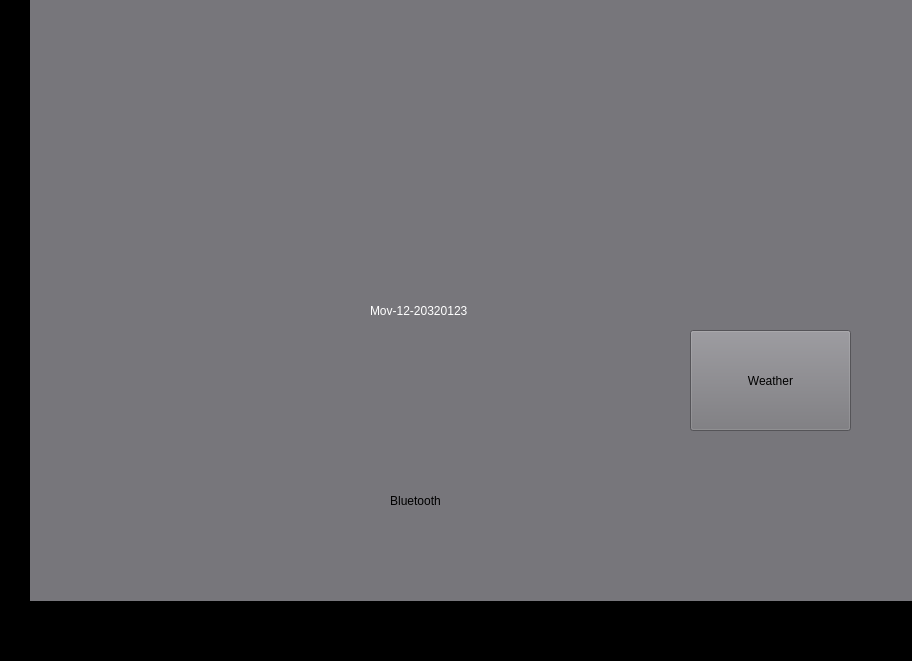
<?xml version="1.0" encoding="UTF-8"?>
<ui version="4.0">
 <class>MainWindow</class>
 <widget class="QMainWindow" name="MainWindow">
  <property name="geometry">
   <rect>
    <x>0</x>
    <y>0</y>
    <width>912</width>
    <height>661</height>
   </rect>
  </property>
  <property name="windowTitle">
   <string>MainWindow</string>
  </property>
  <property name="styleSheet">
   <string notr="true">background-color: rgb(0, 0, 0);</string>
  </property>
  <widget class="QWidget" name="centralwidget">
   <widget class="QStackedWidget" name="FirstStack">
    <property name="geometry">
     <rect>
      <x>30</x>
      <y>-20</y>
      <width>891</width>
      <height>621</height>
     </rect>
    </property>
    <property name="minimumSize">
     <size>
      <width>291</width>
      <height>211</height>
     </size>
    </property>
    <property name="maximumSize">
     <size>
      <width>891</width>
      <height>621</height>
     </size>
    </property>
    <property name="font">
     <font>
      <pointsize>32</pointsize>
     </font>
    </property>
    <property name="tabletTracking">
     <bool>true</bool>
    </property>
    <property name="autoFillBackground">
     <bool>false</bool>
    </property>
    <property name="styleSheet">
     <string notr="true">background-color: rgb(119, 118, 123);</string>
    </property>
    <property name="currentIndex">
     <number>0</number>
    </property>
    <widget class="QWidget" name="MainButtons">
     <widget class="QPushButton" name="Prayer_Button">
      <property name="geometry">
       <rect>
        <x>210</x>
        <y>480</y>
        <width>91</width>
        <height>91</height>
       </rect>
      </property>
      <property name="focusPolicy">
       <enum>Qt::NoFocus</enum>
      </property>
      <property name="contextMenuPolicy">
       <enum>Qt::NoContextMenu</enum>
      </property>
      <property name="acceptDrops">
       <bool>true</bool>
      </property>
      <property name="toolTip">
       <string notr="true"/>
      </property>
      <property name="statusTip">
       <string notr="true"/>
      </property>
      <property name="whatsThis">
       <string notr="true"/>
      </property>
      <property name="styleSheet">
       <string notr="true">image: url(:/icons/prayer.png);</string>
      </property>
      <property name="text">
       <string/>
      </property>
      <property name="flat">
       <bool>true</bool>
      </property>
     </widget>
     <widget class="QPushButton" name="Camera_Button">
      <property name="geometry">
       <rect>
        <x>80</x>
        <y>480</y>
        <width>91</width>
        <height>91</height>
       </rect>
      </property>
      <property name="focusPolicy">
       <enum>Qt::NoFocus</enum>
      </property>
      <property name="styleSheet">
       <string notr="true">image: url(:/icons/camera.png);</string>
      </property>
      <property name="text">
       <string/>
      </property>
      <property name="flat">
       <bool>true</bool>
      </property>
     </widget>
     <widget class="QLabel" name="DateTime">
      <property name="geometry">
       <rect>
        <x>340</x>
        <y>300</y>
        <width>241</width>
        <height>61</height>
       </rect>
      </property>
      <property name="styleSheet">
       <string notr="true">color: rgb(255, 255, 255);</string>
      </property>
      <property name="text">
       <string>Mov-12-20320123</string>
      </property>
     </widget>
     <widget class="QLabel" name="Digital_Clock">
      <property name="geometry">
       <rect>
        <x>130</x>
        <y>110</y>
        <width>661</width>
        <height>171</height>
       </rect>
      </property>
      <property name="font">
       <font>
        <pointsize>96</pointsize>
       </font>
      </property>
      <property name="styleSheet">
       <string notr="true">color: rgb(255, 255, 255);</string>
      </property>
      <property name="text">
       <string/>
      </property>
     </widget>
     <widget class="QPushButton" name="Weather_Button">
      <property name="geometry">
       <rect>
        <x>660</x>
        <y>350</y>
        <width>161</width>
        <height>101</height>
       </rect>
      </property>
      <property name="text">
       <string>Weather</string>
      </property>
     </widget>
     <widget class="QPushButton" name="Bluetooth_Button">
      <property name="enabled">
       <bool>true</bool>
      </property>
      <property name="geometry">
       <rect>
        <x>340</x>
        <y>480</y>
        <width>91</width>
        <height>81</height>
       </rect>
      </property>
      <property name="sizePolicy">
       <sizepolicy hsizetype="Minimum" vsizetype="Minimum">
        <horstretch>0</horstretch>
        <verstretch>0</verstretch>
       </sizepolicy>
      </property>
      <property name="minimumSize">
       <size>
        <width>91</width>
        <height>81</height>
       </size>
      </property>
      <property name="focusPolicy">
       <enum>Qt::NoFocus</enum>
      </property>
      <property name="toolTip">
       <string>&lt;!DOCTYPE HTML PUBLIC &quot;-//W3C//DTD HTML 4.0//EN&quot; &quot;http://www.w3.org/TR/REC-html40/strict.dtd&quot;&gt;
&lt;html&gt;&lt;head&gt;&lt;meta name=&quot;qrichtext&quot; content=&quot;1&quot; /&gt;&lt;meta charset=&quot;utf-8&quot; /&gt;&lt;style type=&quot;text/css&quot;&gt;
p, li { white-space: pre-wrap; }
hr { height: 1px; border-width: 0; }
li.unchecked::marker { content: &quot;\2610&quot;; }
li.checked::marker { content: &quot;\2612&quot;; }
&lt;/style&gt;&lt;/head&gt;&lt;body style=&quot; font-family:'Sans'; font-size:10pt; font-weight:400; font-style:normal;&quot;&gt;
&lt;p style=&quot;-qt-paragraph-type:empty; margin-top:0px; margin-bottom:0px; margin-left:0px; margin-right:0px; -qt-block-indent:0; text-indent:0px;&quot;&gt;&lt;br /&gt;&lt;/p&gt;&lt;/body&gt;&lt;/html&gt;</string>
      </property>
      <property name="autoFillBackground">
       <bool>false</bool>
      </property>
      <property name="styleSheet">
       <string notr="true">image: url(:/icons/bluetooth.png);</string>
      </property>
      <property name="text">
       <string>Bluetooth</string>
      </property>
      <property name="flat">
       <bool>true</bool>
      </property>
     </widget>
     <widget class="QPushButton" name="Info_Button">
      <property name="geometry">
       <rect>
        <x>620</x>
        <y>480</y>
        <width>81</width>
        <height>81</height>
       </rect>
      </property>
      <property name="focusPolicy">
       <enum>Qt::NoFocus</enum>
      </property>
      <property name="autoFillBackground">
       <bool>false</bool>
      </property>
      <property name="styleSheet">
       <string notr="true">image: url(:/icons/info.png);</string>
      </property>
      <property name="text">
       <string/>
      </property>
      <property name="flat">
       <bool>true</bool>
      </property>
     </widget>
     <widget class="QPushButton" name="Settings_Button">
      <property name="geometry">
       <rect>
        <x>480</x>
        <y>480</y>
        <width>81</width>
        <height>81</height>
       </rect>
      </property>
      <property name="focusPolicy">
       <enum>Qt::NoFocus</enum>
      </property>
      <property name="autoFillBackground">
       <bool>false</bool>
      </property>
      <property name="styleSheet">
       <string notr="true">image: url(:/icons/settings.png);</string>
      </property>
      <property name="text">
       <string/>
      </property>
      <property name="autoDefault">
       <bool>false</bool>
      </property>
      <property name="flat">
       <bool>true</bool>
      </property>
     </widget>
    </widget>
    <widget class="QWidget" name="PrayerTimes">
     <widget class="QLabel" name="label">
      <property name="geometry">
       <rect>
        <x>220</x>
        <y>70</y>
        <width>121</width>
        <height>18</height>
       </rect>
      </property>
      <property name="text">
       <string/>
      </property>
     </widget>
     <widget class="QLabel" name="label_2">
      <property name="geometry">
       <rect>
        <x>220</x>
        <y>100</y>
        <width>161</width>
        <height>18</height>
       </rect>
      </property>
      <property name="maximumSize">
       <size>
        <width>161</width>
        <height>18</height>
       </size>
      </property>
      <property name="text">
       <string/>
      </property>
     </widget>
     <widget class="QLabel" name="label_3">
      <property name="geometry">
       <rect>
        <x>220</x>
        <y>130</y>
        <width>141</width>
        <height>18</height>
       </rect>
      </property>
      <property name="text">
       <string/>
      </property>
     </widget>
     <widget class="QLabel" name="label_4">
      <property name="geometry">
       <rect>
        <x>220</x>
        <y>160</y>
        <width>191</width>
        <height>18</height>
       </rect>
      </property>
      <property name="text">
       <string/>
      </property>
     </widget>
     <widget class="QLabel" name="label_5">
      <property name="geometry">
       <rect>
        <x>220</x>
        <y>190</y>
        <width>151</width>
        <height>41</height>
       </rect>
      </property>
      <property name="text">
       <string/>
      </property>
     </widget>
     <widget class="QPushButton" name="Back_Home_from_prayer">
      <property name="geometry">
       <rect>
        <x>0</x>
        <y>0</y>
        <width>91</width>
        <height>601</height>
       </rect>
      </property>
      <property name="focusPolicy">
       <enum>Qt::NoFocus</enum>
      </property>
      <property name="contextMenuPolicy">
       <enum>Qt::NoContextMenu</enum>
      </property>
      <property name="styleSheet">
       <string notr="true">image: url(:/icons/home.png);</string>
      </property>
      <property name="text">
       <string/>
      </property>
      <property name="flat">
       <bool>true</bool>
      </property>
     </widget>
    </widget>
   </widget>
  </widget>
  <widget class="QMenuBar" name="menubar">
   <property name="geometry">
    <rect>
     <x>0</x>
     <y>0</y>
     <width>912</width>
     <height>23</height>
    </rect>
   </property>
  </widget>
  <widget class="QStatusBar" name="statusbar"/>
 </widget>
 <resources/>
 <connections/>
</ui>
